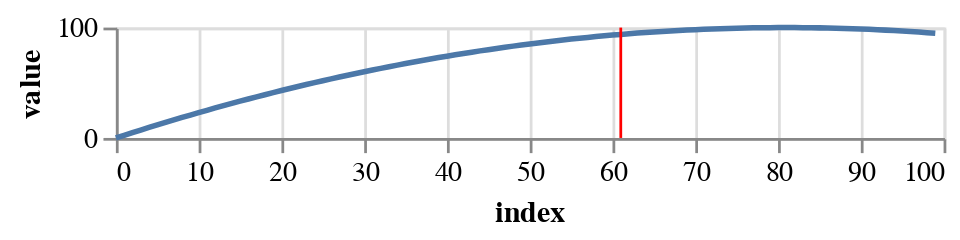

The code cell stored with this chart in its notebook:
### Code cell
getTimeSeries(8)

### Figure 1 — Vega-Lite specification as saved in the notebook (floating-point values rounded to 4 significant figures)
{"config": {"view": {"continuousWidth": 400, "continuousHeight": 300}}, "layer": [{"data": {"name": "data-d070edec926c0b9ba6361b36eb141de6"}, "mark": "line", "encoding": {"x": {"type": "quantitative", "field": "index"}, "y": {"type": "quantitative", "field": "value"}}}, {"data": {"name": "data-312e336882bf4f9308d3bda0a553d8f5"}, "mark": {"type": "rule", "color": "red"}, "encoding": {"x": {"type": "quantitative", "field": "index"}}}], "height": 40, "width": 300, "$schema": "https://vega.github.io/schema/vega-lite/v4.8.1.json", "datasets": {"data-d070edec926c0b9ba6361b36eb141de6": [{"index": 0, "variable": "t_1", "value": 0.0, "expires": "No"}, {"index": 1, "variable": "t_2", "value": 2.424, "expires": "No"}, {"index": 2, "variable": "t_3", "value": 4.82, "expires": "No"}, {"index": 3, "variable": "t_4", "value": 7.186, "expires": "No"}, {"index": 4, "variable": "t_5", "value": 9.523, "expires": "No"}, {"index": 5, "variable": "t_6", "value": 11.83, "expires": "No"}, {"index": 6, "variable": "t_7", "value": 14.11, "expires": "No"}, {"index": 7, "variable": "t_8", "value": 16.36, "expires": "No"}, {"index": 8, "variable": "t_9", "value": 18.58, "expires": "No"}, {"index": 9, "variable": "t_10", "value": 20.77, "expires": "No"}, {"index": 10, "variable": "t_11", "value": 22.94, "expires": "No"}, {"index": 11, "variable": "t_12", "value": 25.07, "expires": "No"}, {"index": 12, "variable": "t_13", "value": 27.17, "expires": "No"}, {"index": 13, "variable": "t_14", "value": 29.25, "expires": "No"}, {"index": 14, "variable": "t_15", "value": 31.29, "expires": "No"}, {"index": 15, "variable": "t_16", "value": 33.31, "expires": "No"}, {"index": 16, "variable": "t_17", "value": 35.3, "expires": "No"}, {"index": 17, "variable": "t_18", "value": 37.26, "expires": "No"}, {"index": 18, "variable": "t_19", "value": 39.18, "expires": "No"}, {"index": 19, "variable": "t_20", "value": 41.08, "expires": "No"}, {"index": 20, "variable": "t_21", "value": 42.95, "expires": "No"}, {"index": 21, "variable": "t_22", "value": 44.79, "expires": "No"}, {"index": 22, "variable": "t_23", "value": 46.6, "expires": "No"}, {"index": 23, "variable": "t_24", "value": 48.38, "expires": "No"}, {"index": 24, "variable": "t_25", "value": 50.13, "expires": "No"}, {"index": 25, "variable": "t_26", "value": 51.85, "expires": "No"}, {"index": 26, "variable": "t_27", "value": 53.54, "expires": "No"}, {"index": 27, "variable": "t_28", "value": 55.21, "expires": "No"}, {"index": 28, "variable": "t_29", "value": 56.84, "expires": "No"}, {"index": 29, "variable": "t_30", "value": 58.44, "expires": "No"}, {"index": 30, "variable": "t_31", "value": 60.01, "expires": "No"}, {"index": 31, "variable": "t_32", "value": 61.56, "expires": "No"}, {"index": 32, "variable": "t_33", "value": 63.07, "expires": "No"}, {"index": 33, "variable": "t_34", "value": 64.55, "expires": "No"}, {"index": 34, "variable": "t_35", "value": 66.01, "expires": "No"}, {"index": 35, "variable": "t_36", "value": 67.43, "expires": "No"}, {"index": 36, "variable": "t_37", "value": 68.82, "expires": "No"}, {"index": 37, "variable": "t_38", "value": 70.19, "expires": "No"}, {"index": 38, "variable": "t_39", "value": 71.52, "expires": "No"}, {"index": 39, "variable": "t_40", "value": 72.82, "expires": "No"}, {"index": 40, "variable": "t_41", "value": 74.09, "expires": "No"}, {"index": 41, "variable": "t_42", "value": 75.34, "expires": "No"}, {"index": 42, "variable": "t_43", "value": 76.55, "expires": "No"}, {"index": 43, "variable": "t_44", "value": 77.73, "expires": "No"}, {"index": 44, "variable": "t_45", "value": 78.88, "expires": "No"}, {"index": 45, "variable": "t_46", "value": 80.01, "expires": "No"}, {"index": 46, "variable": "t_47", "value": 81.1, "expires": "No"}, {"index": 47, "variable": "t_48", "value": 82.16, "expires": "No"}, {"index": 48, "variable": "t_49", "value": 83.19, "expires": "No"}, {"index": 49, "variable": "t_50", "value": 84.19, "expires": "No"}, {"index": 50, "variable": "t_51", "value": 85.16, "expires": "No"}, {"index": 51, "variable": "t_52", "value": 86.1, "expires": "No"}, {"index": 52, "variable": "t_53", "value": 87.01, "expires": "No"}, {"index": 53, "variable": "t_54", "value": 87.89, "expires": "No"}, {"index": 54, "variable": "t_55", "value": 88.74, "expires": "No"}, {"index": 55, "variable": "t_56", "value": 89.56, "expires": "No"}, {"index": 56, "variable": "t_57", "value": 90.34, "expires": "No"}, {"index": 57, "variable": "t_58", "value": 91.1, "expires": "No"}, {"index": 58, "variable": "t_59", "value": 91.83, "expires": "No"}, {"index": 59, "variable": "t_60", "value": 92.52, "expires": "No"}, {"index": 60, "variable": "t_61", "value": 93.19, "expires": "No"}, {"index": 61, "variable": "t_62", "value": 93.82, "expires": "Yes"}, {"index": 62, "variable": "t_63", "value": 94.42, "expires": "No"}, {"index": 63, "variable": "t_64", "value": 95.0, "expires": "No"}, {"index": 64, "variable": "t_65", "value": 95.54, "expires": "No"}, {"index": 65, "variable": "t_66", "value": 96.05, "expires": "No"}, {"index": 66, "variable": "t_67", "value": 96.53, "expires": "No"}, {"index": 67, "variable": "t_68", "value": 96.98, "expires": "No"}, {"index": 68, "variable": "t_69", "value": 97.4, "expires": "No"}, {"index": 69, "variable": "t_70", "value": 97.78, "expires": "No"}, {"index": 70, "variable": "t_71", "value": 98.14, "expires": "No"}, {"index": 71, "variable": "t_72", "value": 98.46, "expires": "No"}, {"index": 72, "variable": "t_73", "value": 98.76, "expires": "No"}, {"index": 73, "variable": "t_74", "value": 99.02, "expires": "No"}, {"index": 74, "variable": "t_75", "value": 99.25, "expires": "No"}, {"index": 75, "variable": "t_76", "value": 99.45, "expires": "No"}, {"index": 76, "variable": "t_77", "value": 99.62, "expires": "No"}, {"index": 77, "variable": "t_78", "value": 99.76, "expires": "No"}, {"index": 78, "variable": "t_79", "value": 99.87, "expires": "No"}, {"index": 79, "variable": "t_80", "value": 99.94, "expires": "No"}, {"index": 80, "variable": "t_81", "value": 99.99, "expires": "No"}, {"index": 81, "variable": "t_82", "value": 100.0, "expires": "No"}, {"index": 82, "variable": "t_83", "value": 99.98, "expires": "No"}, {"index": 83, "variable": "t_84", "value": 99.93, "expires": "No"}, {"index": 84, "variable": "t_85", "value": 99.85, "expires": "No"}, {"index": 85, "variable": "t_86", "value": 99.74, "expires": "No"}, {"index": 86, "variable": "t_87", "value": 99.59, "expires": "No"}, {"index": 87, "variable": "t_88", "value": 99.42, "expires": "No"}, {"index": 88, "variable": "t_89", "value": 99.21, "expires": "No"}, {"index": 89, "variable": "t_90", "value": 98.97, "expires": "No"}, {"index": 90, "variable": "t_91", "value": 98.7, "expires": "No"}, {"index": 91, "variable": "t_92", "value": 98.4, "expires": "No"}, {"index": 92, "variable": "t_93", "value": 98.07, "expires": "No"}, {"index": 93, "variable": "t_94", "value": 97.7, "expires": "No"}, {"index": 94, "variable": "t_95", "value": 97.3, "expires": "No"}, {"index": 95, "variable": "t_96", "value": 96.87, "expires": "No"}, {"index": 96, "variable": "t_97", "value": 96.41, "expires": "No"}, {"index": 97, "variable": "t_98", "value": 95.92, "expires": "No"}, {"index": 98, "variable": "t_99", "value": 95.4, "expires": "No"}, {"index": 99, "variable": "t_100", "value": 94.84, "expires": "No"}], "data-312e336882bf4f9308d3bda0a553d8f5": [{"index": 61, "variable": "t_62", "value": 93.82, "expires": "Yes"}]}}
